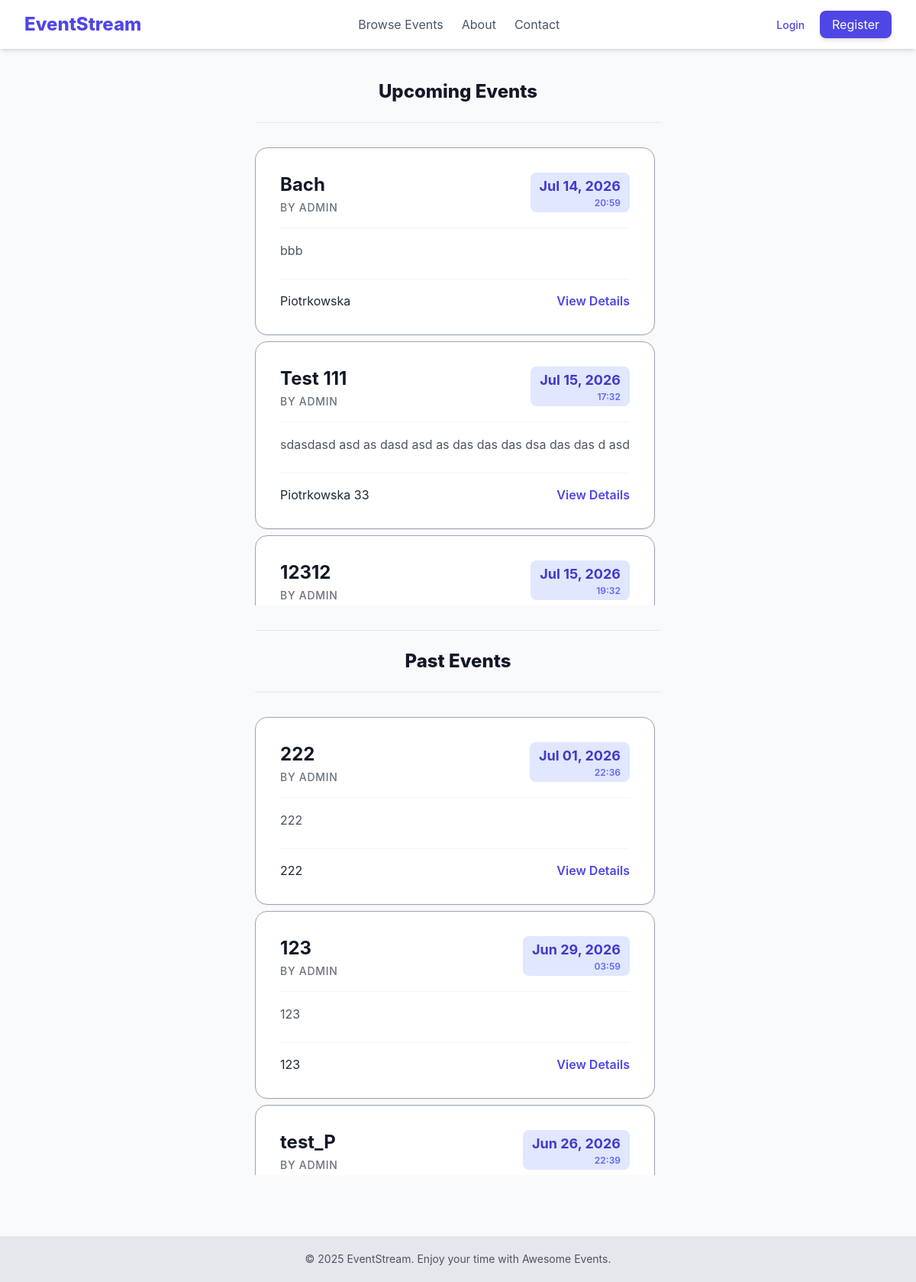
Screenshot of /events/ with the database file from the repository.
### events/models.py (models this page shows, shortened)
class Event(models.Model):
    title = models.CharField(max_length=200)
    description = models.TextField()
    location = models.CharField(max_length=255)
    date_time = models.DateTimeField()
    creator = models.ForeignKey(settings.AUTH_USER_MODEL, on_delete=models.CASCADE)
    created_at = models.DateTimeField(auto_now_add=True)
    updated_at = models.DateTimeField(auto_now=True)
    max_attendance = models.IntegerField(default=0, blank=True)

### users/models.py (models this page shows, shortened)
class CustomUser(AbstractUser):
    username = models.CharField(max_length=200, unique=True)
    email = models.EmailField(null=True)
    first_name = models.CharField(max_length=20, blank=True)
    last_name = models.CharField(max_length=20, blank=True)
    subscribed_to_event = models.BooleanField(default=False)
    is_moderator = models.BooleanField(
        default=False,
        help_text='User is moderator or not.'
    )

### events/views.py (the view)
# urls.py: path('', views.EventListView.as_view(), name='event_list'),
class EventListView(ListView):
    model = Event
    context_object_name = 'events'
    template_name = 'events/event_list.html'
    def get_context_data(self, **kwargs):
        context = super().get_context_data(**kwargs)
        now = timezone.now()
        context['upcoming_events'] = Event.objects.filter(date_time__gte=now).order_by('date_time')
        context['past_events'] = Event.objects.filter(date_time__lt=now).order_by('-date_time')
        return context

### events/templates/events/event_list.html (shortened to what this page needs)
{% extends "base.html" %}
{% block content %}
    <div class="flex justify-between items-center mb-8 border-b border-gray-200 pb-6 flex-col items-center">
        <h1 class="text-center text-2xl font-extrabold text-gray-900">Upcoming Events</h1>
    </div>
    {% if events %}
        <div class="gap-2 grid overflow-y-auto max-h-[600px] pr-2">
            {% if not upcoming_events %}
                <div class="border border-gray-400 rounded-2xl p-4 shadow-sm mb-2 italic ">
                    <p class="text-center text-gray-600">No upcoming events found</p>
                </div>
            {% else %}
            {% for event in upcoming_events %}
                <div class="bg-white p-8 rounded-2xl shadow-sm border border-gray-400 hover:shadow-xl transition-shadow duration-300">
                    <div class="flex justify-between items-start mb-4">
                        <div>
                            <h2 class="text-2xl font-bold text-gray-900 hover:text-indigo-600 transition">
                                <a href="{% url 'event_detail' event.pk %}">{{ event.title }}</a>
                            </h2>
                            <p class="text-sm font-medium text-gray-500 mt-1 uppercase tracking-wider">
                                By {{ event.creator.username }}
                            </p>
                        </div>
                        <div class="text-right bg-indigo-100 px-3 py-1 rounded-lg">
                            <p class="text-lg font-bold text-indigo-700">{{ event.date_time|date:"M d, Y" }}</p>
                            <p class="text-xs font-semibold text-indigo-500">{{ event.date_time|time:"H:i" }}</p>
                        </div>
                    </div>
                    <div class="flex justify-between items-center pt-4 border-t border-gray-100">
                        <p class="text-gray-600 mb-6 line-clamp-3 leading-relaxed">{{ event.description }}</p>
                    </div>
                    <div class="flex justify-between items-center pt-4 border-t border-gray-100">
                        {{ event.location }}
                        <a href="{% url 'event_detail' event.pk %}" class="text-indigo-600 font-semibold hover:text-indigo-800 transition">
                            View Details
                        </a>
                    </div>
                </div>
            {% endfor %}
            {% endif %}
        </div>
        <div class="flex justify-between items-center mb-8 border-b border-gray-200 border-t pb-6 flex-col items-center pt-6 mt-8">
        <h1 class="text-center text-2xl font-extrabold text-gray-900 ">Past Events</h1>
        </div>
        <div class="gap-2 grid overflow-y-auto max-h-[600px] pr-2">
            {% if not past_events %}
                <div class="border border-gray-300 rounded-2xl p-4 shadow-sm mb-2 italic ">
                    <p class="text-center text-gray-600">No past events found</p>
                </div>
            {% else %}
            {% for event in past_events %}
                <div class="bg-white p-8 rounded-2xl shadow-sm border border-gray-400 hover:shadow-xl transition-shadow duration-300">
                    <div class="flex justify-between items-start mb-4">
                        <div>
                            <h2 class="text-2xl font-bold text-gray-900 hover:text-indigo-600 transition">
                                <a href="{% url 'event_detail' event.pk %}">{{ event.title }}</a>
                            </h2>
                            <p class="text-sm font-medium text-gray-500 mt-1 uppercase tracking-wider">
                                By {{ event.creator.username }}
                            </p>
                        </div>
                        <div class="text-right bg-indigo-100 px-3 py-1 rounded-lg">
                            <p class="text-lg font-bold text-indigo-700">{{ event.date_time|date:"M d, Y" }}</p>
                            <p class="text-xs font-semibold text-indigo-500">{{ event.date_time|time:"H:i" }}</p>
                        </div>
                    </div>
                    <div class="flex justify-between items-center pt-4 border-t border-gray-100">
                        <p class="text-gray-600 mb-6 line-clamp-3 leading-relaxed">{{ event.description }}</p>
                    </div>
                    <div class="flex justify-between items-center pt-4 border-t border-gray-100">
                        {{ event.location }}
                        <a href="{% url 'event_detail' event.pk %}" class="text-indigo-600 font-semibold hover:text-indigo-800 transition">
                            View Details
                        </a>
                    </div>
                </div>
            {% endfor %}
            {% endif %}
        </div>
    {% endif %}
    {% if events %}
    <div class="flex p-5 flex-col items-center">
    </div>
    {% endif %}
{% endblock %}

### templates/base.html (style rules this page uses)
body { font-family: 'Inter', sans-serif; }

### rows the page displays
Event: title "Bach", creator.username "ADMIN", date_time "Jul 14, 2026", date_time "20:59", description "bbb", location "Piotrkowska"
Event: title "Test 111", creator.username "ADMIN", date_time "Jul 15, 2026", date_time "17:32", description "sdasdasd asd as dasd asd as das das das dsa das das d asd", location "Piotrkowska 33"
Event: title "12312", creator.username "ADMIN", date_time "Jul 15, 2026", date_time "19:32"
Event: title "222", creator.username "ADMIN", date_time "Jul 01, 2026", date_time "22:36", description "222", location "222"
Event: title "123", creator.username "ADMIN", date_time "Jun 29, 2026", date_time "03:59", description "123", location "123"
Event: title "test_P", creator.username "ADMIN", date_time "Jun 26, 2026", date_time "22:39"
